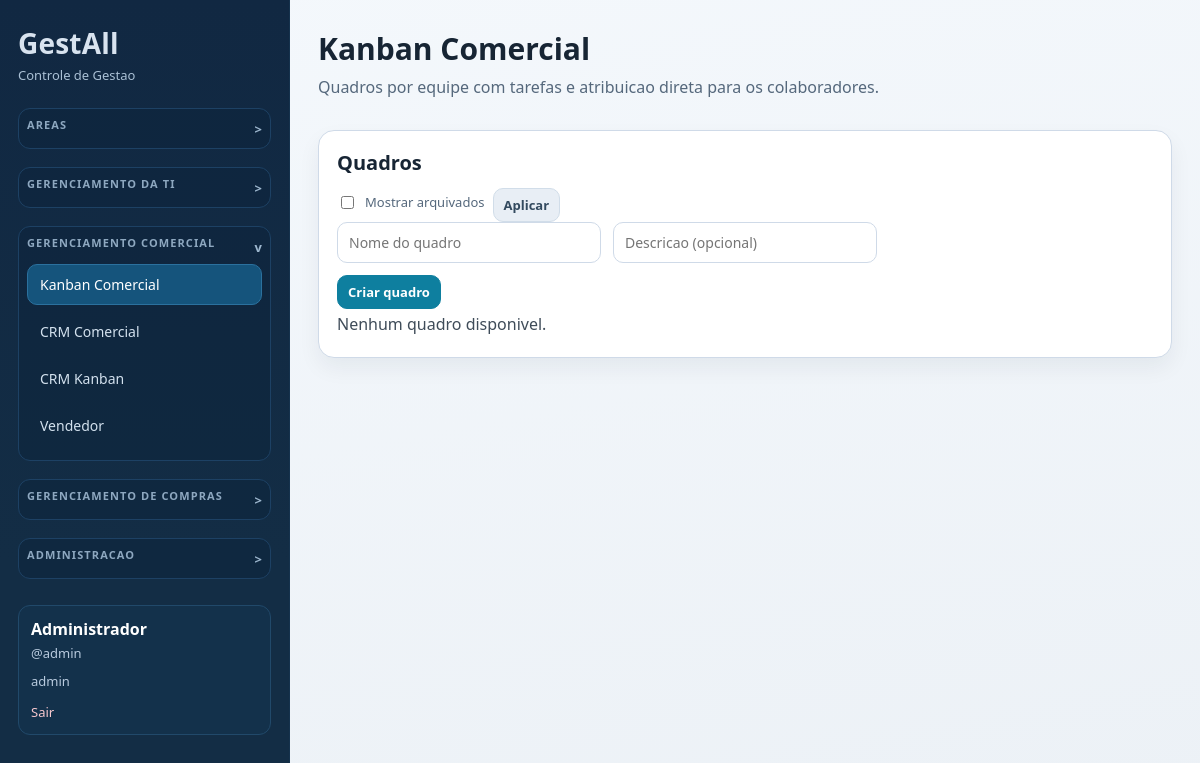
Page /index.php?r=commercial.kanban (signed in) on the committed database.
### tables this page shows
CREATE TABLE users (
                id INTEGER PRIMARY KEY AUTOINCREMENT,
                username TEXT NOT NULL UNIQUE,
                password_hash TEXT NOT NULL,
                name TEXT NOT NULL,
                created_at TEXT NOT NULL DEFAULT CURRENT_TIMESTAMP
            , role TEXT NOT NULL DEFAULT 'admin', department_id INTEGER, staff_id INTEGER, is_seller INTEGER NOT NULL DEFAULT 0);

### app/Core/View.php (called while the page is built, shortened)
<?php
final class View
{
    public static function render(string $view, array $data = []): void
    {
        extract($data, EXTR_SKIP);
        $viewFile = __DIR__ . '/../Views/' . $view . '.php';
        require __DIR__ . '/../Views/partials/header.php';
        require $viewFile;
        require __DIR__ . '/../Views/partials/footer.php';
    }
}

### app/Controllers/CommercialKanbanController.php (called while the page is built, shortened)
<?php
final class CommercialKanbanController
{
    public function index(): void
    {
        $user = Auth::user();
        $showArchived = (int) ($_GET['show_archived'] ?? 0) === 1;
        $boards = $this->kanban->boardsForUser($user, $showArchived);
        $filters = $this->readTaskFilters($_GET, $user);
        $selectedBoardId = (int) ($_GET['board'] ?? 0);
        $selectedBoard = $selectedBoardId > 0 ? $this->kanban->findBoardByIdForUser($selectedBoardId, $user, $showArchived) : null;
        $canManage = $selectedBoard ? $this->kanban->canManageBoard((int) $selectedBoard['id'], $user) : false;
        $canCreateBoard = $this->canCreateBoard();
        $members = [];
        $tasksByStatus = $this->emptyColumns();
        $managerSummary = null;
        $commentsByTaskId = [];
        $stageLabels = $this->stageLabelsFromBoard($selectedBoard);
        View::render('commercial/kanban', [
            'title' => 'Kanban Comercial',
            'currentRoute' => 'commercial.kanban',
            'boards' => $boards,
            'selectedBoard' => $selectedBoard,
            'members' => $members,
            'users' => $this->users->all(),
            'tasksByStatus' => $tasksByStatus,
            'commentsByTaskId' => $commentsByTaskId,
            'stageLabels' => $stageLabels,
            'managerSummary' => $managerSummary,
            'canManage' => $canManage,
            'canCreateBoard' => $canCreateBoard,
            'statuses' => self::STATUSES,
            'priorities' => self::PRIORITIES,
            'filters' => $filters,
            'success' => $_GET['ok'] ?? null,
            'error' => $_GET['error'] ?? null,
            'showArchived' => $showArchived,
        ]);
    }
    private function canCreateBoard(): bool
    {
        $user = Auth::user();
        return AccessControl::canAccessRoute('commercial.kanban.board.store', $user);
    }
    private function emptyColumns(): array
    {
        $columns = [];
        foreach (self::STATUSES as $status) {
            $columns[$status] = [];
        }
        return $columns;
    }
    private function readTaskFilters(array $source, ?array $user): array
    {
        $priority = trim((string) ($source['priority_filter'] ?? ''));
        if (!in_array($priority, self::PRIORITIES, true)) {
            $priority = '';
        }
        $assigneeUserId = (int) ($source['assignee_user_id'] ?? 0);
        $onlyMine = (int) ($source['only_mine'] ?? 0) === 1;
        return [
            'query' => trim((string) ($source['q'] ?? '')),
            'priority' => $priority,
            'assignee_user_id' => $assigneeUserId > 0 ? $assigneeUserId : 0,
            'only_overdue' => (int) ((string) ($source['only_overdue'] ?? '0') === '1'),
            'due_today' => (int) ((string) ($source['due_today'] ?? '0') === '1'),
            'only_mine' => $onlyMine ? 1 : 0,
        ];
    }
    private function stageLabelsFromBoard(?array $board): array
    {
        return [
            'todo' => trim((string) ($board['stage_name_todo'] ?? '')) ?: 'Prospeccao',
            'doing' => trim((string) ($board['stage_name_doing'] ?? '')) ?: 'Contato',
            'review' => trim((string) ($board['stage_name_review'] ?? '')) ?: 'Proposta',
            'done' => trim((string) ($board['stage_name_done'] ?? '')) ?: 'Fechado',
        ];
    }
}

### app/Core/Auth.php (called while the page is built, shortened)
<?php
final class Auth
{
    public static function user(): ?array
    {
        return $_SESSION['user'] ?? null;
    }
}

### app/Repositories/UserRepository.php (called while the page is built, shortened)
<?php
final class UserRepository
{
    public function all(): array
    {
        $rows = $this->pdo->query(
            'SELECT u.id, u.name, u.username, u.role, u.department_id, u.staff_id, u.is_seller, d.name AS department_name, s.name AS staff_name
             FROM users u
             LEFT JOIN departments d ON d.id = u.department_id
             LEFT JOIN staff s ON s.id = u.staff_id
             ORDER BY u.name ASC'
        )->fetchAll();
        return $rows;
    }
}

### app/Core/AccessControl.php (called while the page is built, shortened)
<?php
final class AccessControl
{
    public static function isFullAccess(?array $user): bool
    {
        $role = self::normalizeRole($user['role'] ?? null);
        return in_array($role, ['admin', 'ti'], true);
    }
    public static function normalizeRole(mixed $role): string
    {
        $value = strtolower(trim((string) $role));
        return $value;
    }
    public static function canAccessRoute(string $route, ?array $user): bool
    {
        if (str_starts_with($route, 'settings')) {
            return self::isAdmin($user);
        }
        if (str_starts_with($route, 'commercial.seller') || str_starts_with($route, 'purchases.seller')) {
            if (self::isFullAccess($user)) {
                return true;
            }
            return (bool) ($user['is_seller'] ?? false);
        }
        if (self::isFullAccess($user)) {
            return true;
        }
        $role = self::normalizeRole($user['role'] ?? null);
        $allowed = self::baseRoutesForRole($role, $user);
        return in_array($route, array_unique($allowed), true);
    }
    private static function isAdmin(?array $user): bool
    {
        return self::normalizeRole($user['role'] ?? null) === 'admin';
    }
}

### app/Views/commercial/kanban.php (the view, shortened to what this page needs)
<section class="page-head">
    <h1>Kanban Comercial</h1>
    <p>Quadros por equipe com tarefas e atribuicao direta para os colaboradores.</p>
</section>
<section class="card-grid">
    <article class="card">
        <h2>Quadros</h2>
        <form method="get" action="index.php" class="actions-inline">
            <label class="permission-item">
                <input type="checkbox" name="show_archived" value="1" <?= !empty($showArchived) ? 'checked' : '' ?>>
                <span>Mostrar arquivados</span>
            </label>
            <button type="submit" class="btn btn-muted">Aplicar</button>
        </form>
        <?php if ($canCreateBoard): ?>
            <form method="post" action="index.php?r=commercial.kanban.board.store" class="form-grid two">
                <input type="text" name="name" placeholder="Nome do quadro" required>
                <input type="text" name="description" placeholder="Descricao (opcional)">
                <div class="actions-inline full">
                    <button type="submit">Criar quadro</button>
                </div>
            </form>
        <?php endif; ?>
        <ul class="simple-list stack-list">
            <?php if (empty($boards)): ?>
                <li>Nenhum quadro disponivel.</li>
            <?php endif; ?>
        </ul>
    </article>
</section>

### app/Views/partials/header.php (shortened to what this page needs)
<?php
$currentRoute = $currentRoute ?? ($_GET['r'] ?? 'areas');
$user = Auth::user();
$hideMenu = $hideMenu ?? false;
$canTiDashboard = AccessControl::canAccessRoute('ti.dashboard', $user);
$canTiAssets = AccessControl::canAccessRoute('ti.assets', $user);
$canTiContracts = AccessControl::canAccessRoute('ti.contracts', $user);
$canTiHomeRequests = AccessControl::canAccessRoute('ti.home-requests', $user);
$canTiStaff = AccessControl::canAccessRoute('ti.staff', $user);
$canTiOperatorRequests = AccessControl::canAccessRoute('ti.operator-requests', $user);
$hasTiSection = $canTiDashboard || $canTiAssets || $canTiContracts || $canTiHomeRequests || $canTiStaff || $canTiOperatorRequests;
$canCommercialKanban = AccessControl::canAccessRoute('commercial.kanban', $user);
$canCommercialSeller = AccessControl::canAccessRoute('commercial.seller', $user);
$canCommercialCrm = AccessControl::canAccessRoute('commercial.crm', $user);
$hasCommercialSection = $canCommercialKanban || $canCommercialSeller || $canCommercialCrm;
$canPurchasesManage = AccessControl::canAccessRoute('purchases.manage', $user);
$canSettings = AccessControl::canAccessRoute('settings', $user);
$openAreas = $currentRoute === 'areas';
$openTi = in_array($currentRoute, ['ti.dashboard', 'ti.assets', 'ti.contracts', 'ti.home-requests', 'ti.staff', 'ti.operator-requests'], true);
$openCommercial = in_array($currentRoute, ['commercial.kanban', 'commercial.seller', 'commercial.crm', 'commercial.crm.kanban'], true);
$openPurchases = $currentRoute === 'purchases.manage';
$openAdmin = $currentRoute === 'settings';
?>
<!doctype html>
<html lang="pt-BR">
<head>
    <link rel="stylesheet" href="assets/style.css">
</head>
<body>
<div class="layout">
    <?php if (!$hideMenu): ?>
        <aside class="sidebar" id="sidebar">
            <div class="brand-block">
                <p class="brand-title">GestAll</p>
                <p class="brand-subtitle">Controle de Gestao</p>
            </div>
            <div class="nav-section module-nav" data-module="areas">
                <button type="button" class="section-toggle" data-module-toggle="areas" aria-expanded="<?= $openAreas ? 'true' : 'false' ?>">
                    <span class="section-title">Areas</span>
                    <span class="section-arrow"><?= $openAreas ? 'v' : '>' ?></span>
                </button>
            </div>
            <?php if ($hasTiSection): ?>
            <div class="nav-section module-nav" data-module="ti">
                <button type="button" class="section-toggle" data-module-toggle="ti" aria-expanded="<?= $openTi ? 'true' : 'false' ?>">
                    <span class="section-title">Gerenciamento da TI</span>
                    <span class="section-arrow"><?= $openTi ? 'v' : '>' ?></span>
                </button>
            </div>
            <?php endif; ?>
            <?php if ($hasCommercialSection): ?>
            <div class="nav-section module-nav" data-module="comercial">
                <button type="button" class="section-toggle" data-module-toggle="comercial" aria-expanded="<?= $openCommercial ? 'true' : 'false' ?>">
                    <span class="section-title">Gerenciamento Comercial</span>
                    <span class="section-arrow"><?= $openCommercial ? 'v' : '>' ?></span>
                </button>
                <div class="section-body <?= $openCommercial ? '' : 'collapsed' ?>" data-module-body="comercial">
                <?php if ($canCommercialKanban): ?>
                    <a class="nav-link <?= $currentRoute === 'commercial.kanban' ? 'active' : '' ?>" href="index.php?r=commercial.kanban">Kanban Comercial</a>
                <?php endif; ?>
                <?php if ($canCommercialCrm): ?>
                    <a class="nav-link <?= $currentRoute === 'commercial.crm' ? 'active' : '' ?>" href="index.php?r=commercial.crm">CRM Comercial</a>
                    <a class="nav-link <?= $currentRoute === 'commercial.crm.kanban' ? 'active' : '' ?>" href="index.php?r=commercial.crm.kanban">CRM Kanban</a>
                <?php endif; ?>
                <?php if ($canCommercialSeller): ?>
                    <a class="nav-link <?= $currentRoute === 'commercial.seller' ? 'active' : '' ?>" href="index.php?r=commercial.seller">Vendedor</a>
                <?php endif; ?>
                </div>
            </div>
            <?php endif; ?>
            <?php if ($canPurchasesManage): ?>
            <div class="nav-section module-nav" data-module="compras">
                <button type="button" class="section-toggle" data-module-toggle="compras" aria-expanded="<?= $openPurchases ? 'true' : 'false' ?>">
                    <span class="section-title">Gerenciamento de Compras</span>
                    <span class="section-arrow"><?= $openPurchases ? 'v' : '>' ?></span>
                </button>
            </div>
            <?php endif; ?>
            <?php if ($canSettings): ?>
            <div class="nav-section module-nav" data-module="admin">
                <button type="button" class="section-toggle" data-module-toggle="admin" aria-expanded="<?= $openAdmin ? 'true' : 'false' ?>">
                    <span class="section-title">Administracao</span>
                    <span class="section-arrow"><?= $openAdmin ? 'v' : '>' ?></span>
                </button>
            </div>
            <?php endif; ?>
            <?php if ($user): ?>
                <div class="user-box">
                    <p class="user-name"><?= htmlspecialchars($user['name']) ?></p>
                    <p class="user-login">@<?= htmlspecialchars($user['username']) ?></p>
                    <p class="user-login"><?= htmlspecialchars((string) ($user['role'] ?? '')) ?><?= !empty($user['department_name']) ? ' - ' . htmlspecialchars((string) $user['department_name']) : '' ?></p>
                    <a class="logout-link" href="index.php?r=logout">Sair</a>
                </div>
            <?php endif; ?>
        </aside>
    <?php endif; ?>
    <main class="content">

### rows in the picture
users: name "Administrador", username "admin", role "admin"
